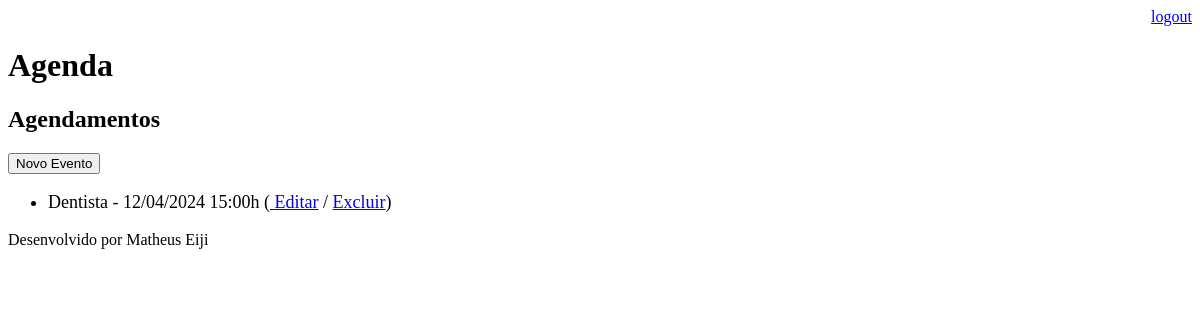
The app's page /agenda/ (signed in), older data.
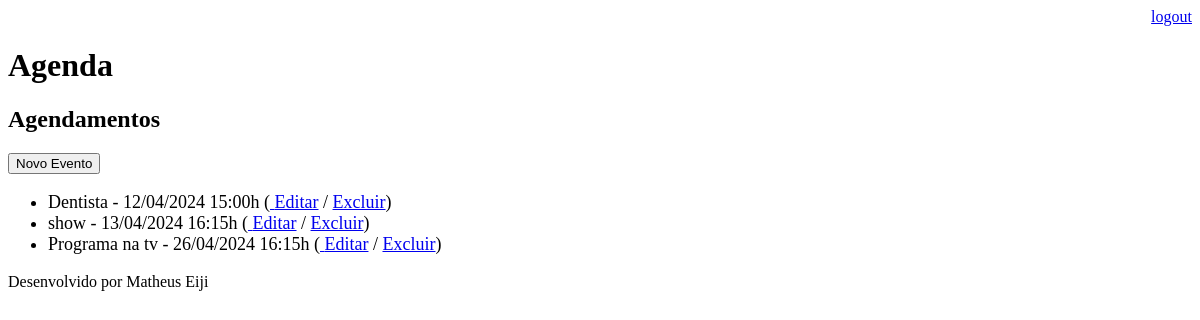
The same page, newer data.
### core/models.py (models this page shows, shortened)
class Evento(models.Model):
    titulo = models.CharField(max_length=100)
    descricao = models.TextField(blank=True,null=True)
    data_evento = models.DateTimeField(verbose_name='Data do evento')
    data_criacao = models.DateTimeField(auto_now=True)
    usuario = models.ForeignKey(User, on_delete=models.CASCADE)
    class Meta:
        db_table = 'evento'
    def get_data_evento(self):
        return self.data_evento.strftime('%d/%m/%Y %H:%Mh')
    def get_evento_atrasado(self):
        if self.data_evento < datetime.now():
            return True
        else:
            return False

### core/views.py (the view)
# urls.py: path('agenda/', views.list_eventos),
@login_required(login_url='/login/')
def list_eventos(request):
    user = request.user
    data_atual = datetime.now() - timedelta(hours=1)
    evento =  Evento.objects.filter(usuario=user,data_evento__gt=data_atual )
    dados = {'eventos': evento}
    return render(request, 'agenda.html',dados)

### templates/agenda.html (shortened to what this page needs)
{% extends "model-page.html" %}
{% block content %}
    <h2>Agendamentos</h2>
    <a href="evento/">
        <button type="button">Novo Evento</button>
    </a>
    <ul style="font-size: 18px">
    {% for evento in eventos %}
        <li>
            <div style= >
                {{ evento.titulo }} - {{ evento.get_data_evento }}
                (<a href="evento/?id={{evento.id}}"> Editar</a>
                / <a href="evento/delete/{{evento.id}}/">Excluir</a>)
            </div>
        </li>
    {% endfor %}
    </ul>
{% endblock  %}

### templates/model-page.html
<!DOCTYPE html>
<html lang="en">
<head>
    {% include "model-header.html" %}
</head>
<body>
    {% block content %} {% endblock %}
    {% include "model-footer.html" %}
</body>
</html>

### templates/model-header.html (shortened to what this page needs)
<div align="right">
    <a href="/logout">logout</a>
</div>
<h1> Agenda</h1>

### templates/model-footer.html
<p>Desenvolvido por Matheus Eiji</p>

Row changes from the older to the newer data that the page shows:
added Evento: titulo "show", get_data_evento "13/04/2024 16:15h"
added Evento: titulo "Programa na tv", get_data_evento "26/04/2024 16:15h"
